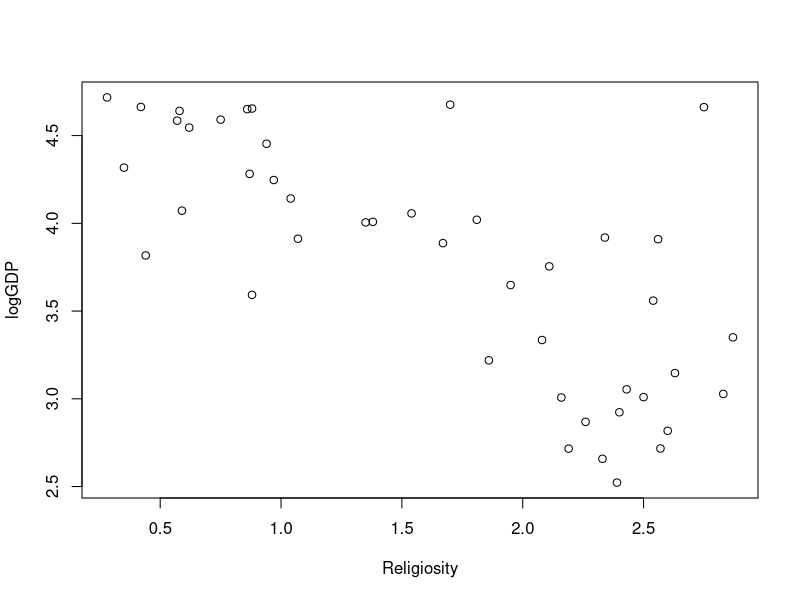
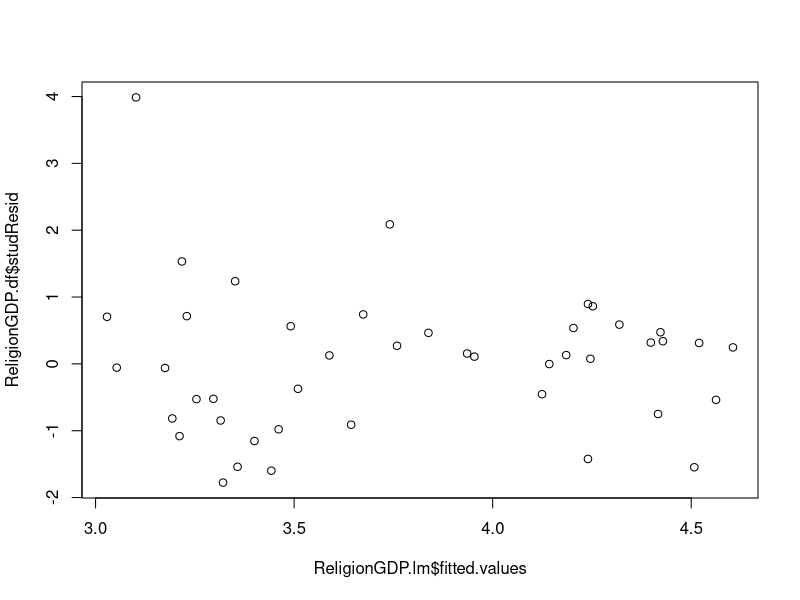
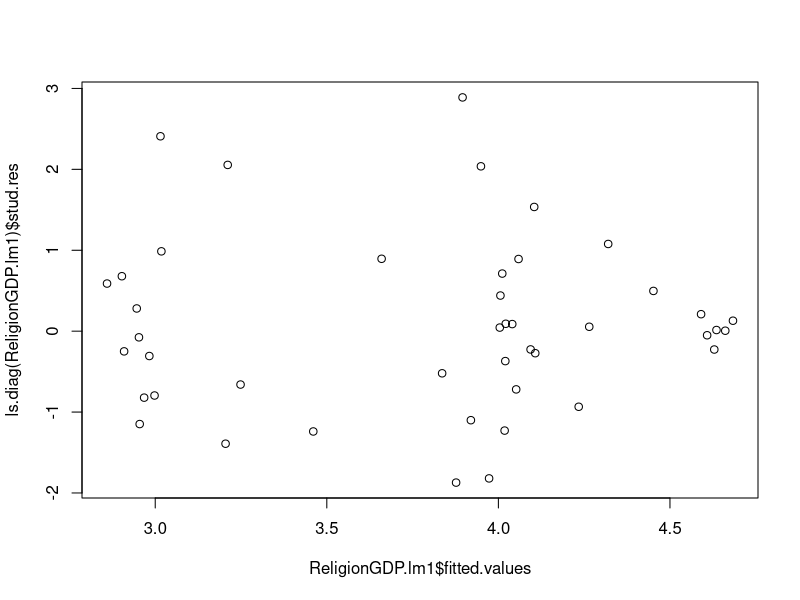
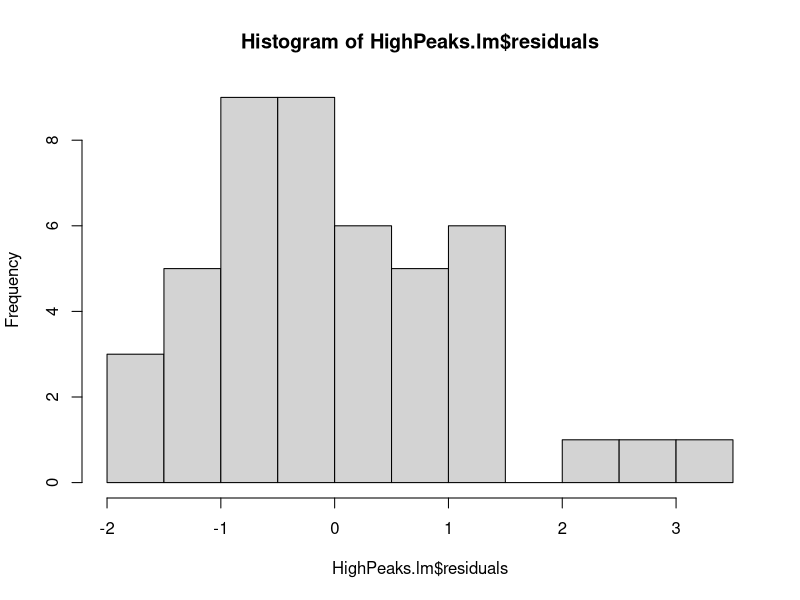
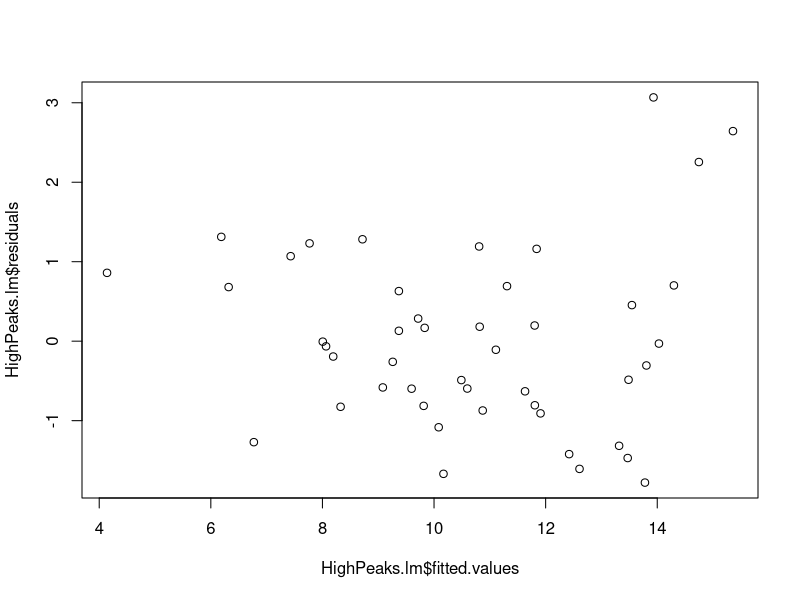
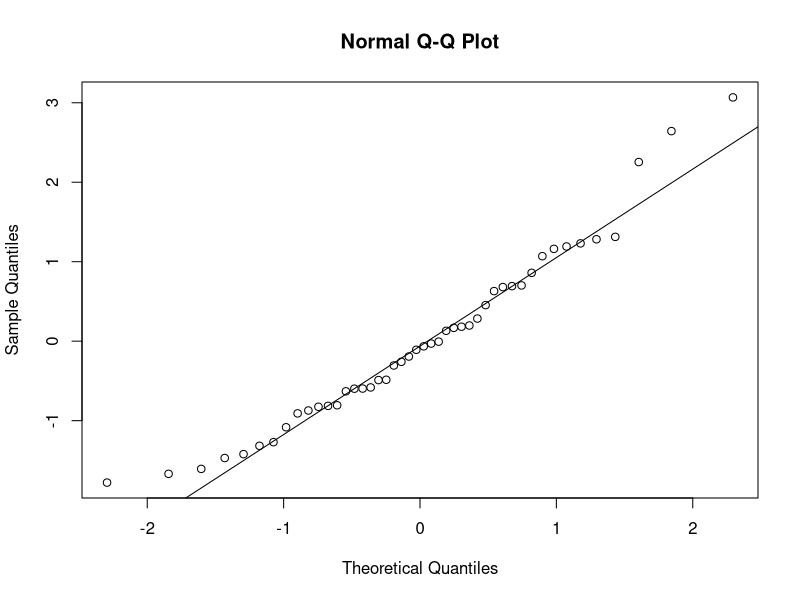
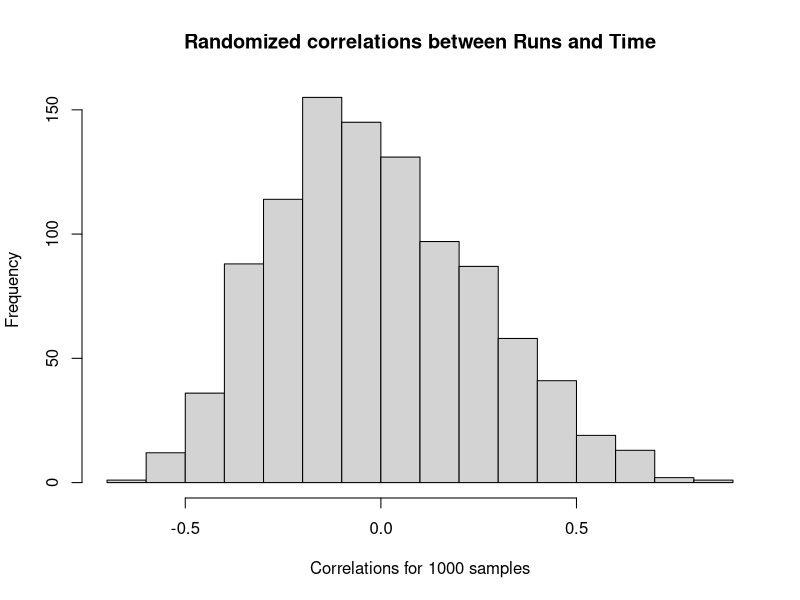
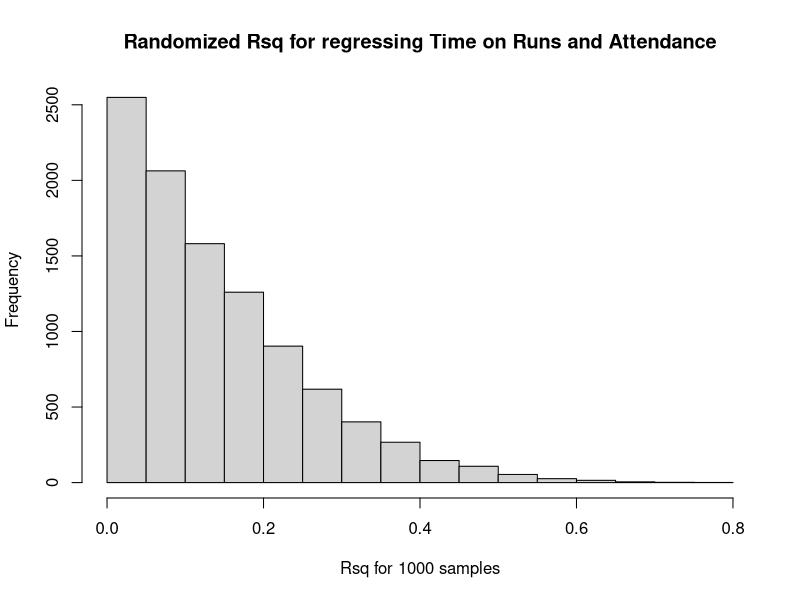

These charts were generated, in order, by the following R code:
## ---- chunk 1
setwd("C:/Users/aidan/IdeaProjects/DataScience/data")
knitr::opts_knit$set(root.dir = "C:/Users/aidan/IdeaProjects/DataScience/data")
Cereal.df <- read.csv("Cereal.csv", header = T)
attach(Cereal.df)
Cereal.lm <- lm(Calories ~ Sugar + Fiber)
Cereal.ls <- ls.diag(Cereal.lm)
Cereal.df$stdResid <- Cereal.ls$std.res
Cereal.df$studResid <- Cereal.ls$stud.res
Cereal.df$Leverage <- Cereal.ls$hat
Cereal.df$Cooks <- Cereal.ls$cooks
detach(Cereal.df)
attach(Cereal.df)
## ---- chunk 2
print((Cereal.df[abs(stdResid) > 2,]))
## ---- chunk 3
print((Cereal.df[abs(studResid) > 2,]))
## ---- chunk 4
print((Cereal.df[Leverage > 6/nrow(Cereal.df),]))
## ---- chunk 5
print(Cereal.df[Cooks > 0.4, ])
## ---- chunk 6
detach()
ReligionGDP.df <- read.csv("ReligionGDP.csv", header = T)
ReligionGDP.df$logGDP <- log(ReligionGDP.df$GDP)/log(10)
attach(ReligionGDP.df)
## ---- chunk 7
plot(logGDP ~ Religiosity)
## ---- chunk 8
ReligionGDP.lm <- lm(logGDP ~ Religiosity)
summary(ReligionGDP.lm)
## ---- chunk 9
ReligionGDP.ls <- ls.diag(ReligionGDP.lm)
ReligionGDP.df$studResid <- ReligionGDP.ls$stud.res
plot(ReligionGDP.df$studResid ~ ReligionGDP.lm$fitted.values)
print(ReligionGDP.df[ReligionGDP.df$Country == "Kuwait", ])
## ---- chunk 10
ReligionGDP.lm1 <- lm(logGDP ~ Religiosity + Africa + EastEurope + MiddleEast + Asia + WestEurope + Africa:Religiosity + EastEurope:Religiosity + MiddleEast:Religiosity + Asia:Religiosity + WestEurope:Religiosity)
summary(ReligionGDP.lm1)
## ---- chunk 11
plot(ls.diag(ReligionGDP.lm1)$stud.res ~ ReligionGDP.lm1$fitted.values)
ReligionGDP.df$studResid1 <- ls.diag(ReligionGDP.lm1)$stud.res
print(ReligionGDP.df[ReligionGDP.df$Country == "Kuwait",])
## ---- chunk 12
detach()
HighPeaks.df <- read.csv("HighPeaks.csv", header=T)
attach(HighPeaks.df)
## ---- chunk 13
#make sure to run install.packages("leaps") before using this library
#we need the library for the regsubsets() function,
#this function produces an exhaustive search for the best subsets of the full model,
#you can make it go forwards or backwards
library(leaps)
out=summary(regsubsets(Time~Elevation + Length + Difficulty + Ascent,nbest=2,data=HighPeaks.df)) #named the summary so that we can call parts of it easily
Subsets<-out$which #tells us which subsets are used (T/F)
R2<-round(100*out$rsq,1) #storing a list of all R2 percentages
R2adj<-round(100*out$adjr2,1) #storing a list of all R2adj percentages
Cp<-round(out$cp,1) #storing a list of all Mallows' Cp values
cbind(Subsets,R2,R2adj,Cp) #output a dataframe showing all the info we just collected
HighPeaks.lm <- lm(Time ~ Elevation + Length + Difficulty + Ascent, data= HighPeaks.df)
summary(HighPeaks.lm)
## ---- chunk 14
hist(HighPeaks.lm$residuals)
plot(HighPeaks.lm$residuals ~ HighPeaks.lm$fitted.values)
qqnorm(HighPeaks.lm$residuals)
qqline(HighPeaks.lm$residuals)
## ---- chunk 15
HighPeaks.ls <- ls.diag(HighPeaks.lm)
HighPeaks.df$studResid <- HighPeaks.ls$stud.res
print(HighPeaks.df[abs(HighPeaks.df$studResid) > 2,])
## ---- chunk 16
HighPeaks.df$Leverage <- HighPeaks.ls$hat
HighPeaks.df$Cooks <- HighPeaks.ls$cooks
print(HighPeaks.df[HighPeaks.df$Leverage > 10/nrow(HighPeaks.df) | HighPeaks.df$Cooks > 0.4,])
## ---- chunk 17
detach()
Blood.df <- read.csv("Blood1.csv", header=T)
Blood.df$Obese <- ifelse(Blood.df$Overwt == 2, 1, 0)
Blood.df$Overweight <- ifelse(Blood.df$Overwt == 1, 1, 0)
attach(Blood.df)
Blood.lm <- lm(SystolicBP ~ Overwt)
Blood.lm1 <- lm(SystolicBP ~ Overweight + Obese)
summary(Blood.lm)
summary(Blood.lm1)
## ---- chunk 18

BaseballTimes.df <- read.csv("BaseballTimes.csv", header = T)
attach(BaseballTimes.df)
xx<-Runs
yy<-Time
originalr<-cor(Runs,Time)
N<-1000
permcorr<-as.numeric(0)
for (i in 1:N){
  newY<-sample(Time)
  permcorr[i]<-cor(xx,newY)
}
## ---- chunk 19
hist(permcorr,
     main="Randomized correlations between Runs and Time",
     xlab="Correlations for 1000 samples")
origCor <- cor(Time, Runs)
sum(permcorr>origCor) * 2 / N
## ---- chunk 20
BaseballTimes.lm <- lm(Time ~ Runs + Attendance)
summary(BaseballTimes.lm)
origCor <- summary(BaseballTimes.lm)$r.squared
## ---- chunk 21
attach(BaseballTimes.df)

## Storing original variables and reference Correlation
x1<-Runs
x2<-Attendance
yy<-Time

#Generating the Samples
N<-10000
permr2<-as.numeric(0)
for (i in 1:N){
  newY<-sample(Time)
  dummy.lm<-lm(newY~x1+x2)
  permr2[i]<-summary(dummy.lm)$r.squared
}
hist(permr2,
     main="Randomized Rsq for regressing Time on Runs and Attendance",
     xlab="Rsq for 1000 samples")
## ---- chunk 22
print(sum(permr2 > origCor)/N)
## ---- chunk 23
detach()
attach(HighPeaks.df)
HighPeaks.lm1 <- lm(Length ~ Time)
summary(HighPeaks.lm1)
print(confint(HighPeaks.lm1,2,0.9))
## ---- chunk 24
# Creating a place to store slopes, intercepts, and standard errors
bint<-as.numeric(0)
bslope<-as.numeric(0)
bslopesd<-as.numeric(0)
# Size for each bootstrap sample
N1<-as.numeric(length(HighPeaks.df$Length))

# Creating bootstrap distribution
for (i in 1:5000){
  #creating the bootstrap sample
  length.dummy<-HighPeaks.df[sample(1:N1,N1,replace=TRUE),]
  #creating a linear model
  HighPeaks.dummylm<-lm(Length~Time,data=length.dummy)
  #storing intercept, slope, and SD for Slope (I only need the slope right now, but I'm going to use the other information in a future example)
  bint[i]<-HighPeaks.dummylm$coefficients[1]
  bslope[i]<-HighPeaks.dummylm$coefficients[2]
  bslopesd[i]<-summary(HighPeaks.dummylm)$coefficients[2,2]
}

hist(bslope,
     main="Bootstrap Distribution for Hiking Speeds",
     xlab="5000 Bootstrap Hiking Speeds")
## ---- chunk 25
mean(bslope)
sd(bslope)
## ---- chunk 26
print(quantile(bslope, 0.05))
print(quantile(bslope, 0.95))
## ---- chunk 27
detach()
Perch.df <- read.csv("Perch.csv", header=T)
attach(Perch.df)
Perch.lm <- lm(Weight ~ Length:Width + Length + Width)
summary(Perch.lm)
# Creating a place to store slopes, intercepts, and standard errors
bint<-as.numeric(0)
bslope<-as.numeric(0)
bslopesd<-as.numeric(0)
# Size for each bootstrap sample
N1<-as.numeric(length(Perch.df$Length))

# Creating bootstrap distribution
for (i in 1:5000){
  #creating the bootstrap sample
  weight.dummy<-Perch.df[sample(1:N1,N1,replace=TRUE),]
  #creating a linear model
  Perch.dummylm<-lm(Weight~Length:Width + Length + Width,data=weight.dummy)
  #storing intercept, slope, and SD for Slope (I only need the slope right now, but I'm going to use the other information in a future example)
  bint[i]<-Perch.dummylm$coefficients[1]
  bslope[i]<-Perch.dummylm$coefficients[2]
  bslopesd[i]<-summary(Perch.dummylm)$coefficients[2,2]
}

hist(bslope,
     main="Bootstrap Distribution for Hiking Speeds",
     xlab="5000 Bootstrap Hiking Speeds")
## ---- chunk 28
slope <- Perch.lm$coefficients[2]
confint(Perch.lm, 2, 0.95)
print(paste0("(", slope - 1.96 * sd(bslope), ", ",  slope + 1.96 * sd(bslope), ")"))
TStar <- (bslope-slope)/bslopesd
print(paste0("(", slope - quantile(bslope,0.975) * sd(bslope), ", ",  slope + quantile(TStar,0.25) * sd(bslope), ")"))
print(paste0("(", slope - quantile(TStar,0.975) * sd(bslope), ", ",  slope + quantile(TStar,0.25) * sd(bslope), ")"))
print(paste0("(", slope - (quantile(bslope,0.975) - slope), ", ",  slope - (quantile(bslope,0.025) - slope), ")"))
